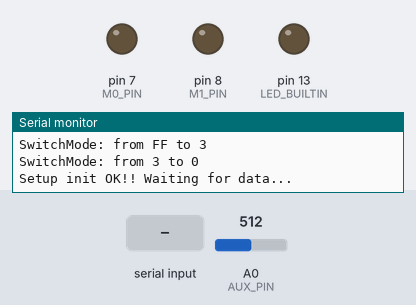
A sketch run on a simulated Arduino Uno, built with avr-gcc and run on an emulated ATmega328P. Shown: output pins drawn as LEDs (lit = HIGH), the last lines printed to the serial monitor. Inputs (shaded band) come from the test bench; at power-on: A0 (AUX_PIN) = 512.

Above: at 3.7 s.
3.8 s: "[" received over the second serial link
5.3 s: "]" received over the second serial link
At 5.9 s:
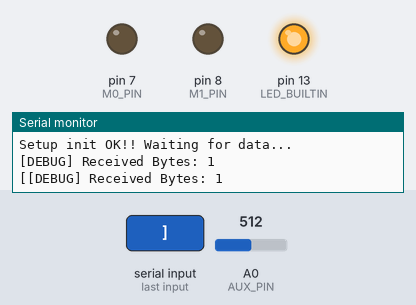
6.8 s: "1" received over the second serial link
At 8.0 s:
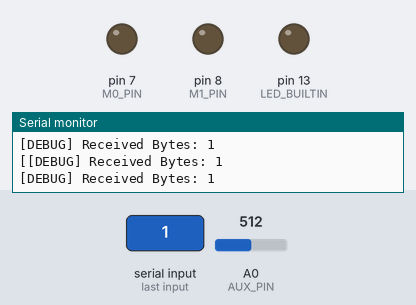
8.3 s: "0" received over the second serial link
At 9.4 s:
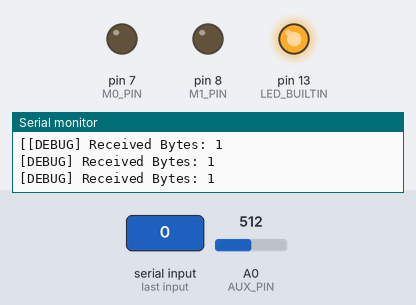
Timing chart, 0 to 10.8 s (numbered marks = the images above; inputs shaded):
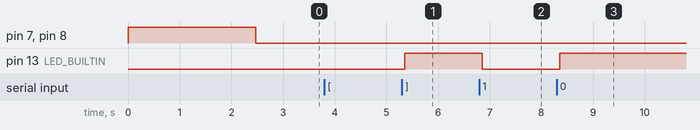

Measured:
- after the input at 5.3 s, pin 13 (LED_BUILTIN): LOW → HIGH after 0.05 s
- after the input at 6.8 s, pin 13 (LED_BUILTIN): HIGH → LOW after 0.05 s
- after the input at 8.3 s, pin 13 (LED_BUILTIN): LOW → HIGH after 0.05 s

The sketch:

receiver.ino
```cpp
/**
 * E32-TTL-100 Transceiver Interface - RECEIVER
 * Receives JSON telemetry and prints to Serial for Python Bridge
 */
#include "E32-TTL-100.h"
#include <SoftwareSerial.h>

// Enable this for RECEIVER mode
#define Device_A

#define M0_PIN 7
#define M1_PIN 8
#define AUX_PIN A0
#define SOFT_RX 10
#define SOFT_TX 11

SoftwareSerial softSerial(SOFT_RX, SOFT_TX);

//=== AUX ===========================================+
bool AUX_HL;
bool ReadAUX() {
  int val = analogRead(AUX_PIN);
  if (val < 50) {
    AUX_HL = LOW;
  } else {
    AUX_HL = HIGH;
  }
  return AUX_HL;
}

RET_STATUS WaitAUX_H() {
  RET_STATUS STATUS = RET_SUCCESS;
  uint8_t cnt = 0;

  while ((ReadAUX() == LOW) && (cnt++ < TIME_OUT_CNT)) {
    Serial.print(".");
    delay(100);
  }

  if (cnt >= TIME_OUT_CNT) {
    STATUS = RET_TIMEOUT;
    Serial.println(" TimeOut");
  }

  return STATUS;
}
//=== AUX ===========================================-

//=== Mode Select ===================================+
bool chkModeSame(MODE_TYPE mode) {
  static MODE_TYPE pre_mode = MODE_INIT;

  if (pre_mode == mode) {
    return true;
  } else {
    Serial.print("SwitchMode: from ");
    Serial.print(pre_mode, HEX);
    Serial.print(" to ");
    Serial.println(mode, HEX);
    pre_mode = mode;
    return false;
  }
}
void SwitchMode(MODE_TYPE mode) {
  if (!chkModeSame(mode)) {
    WaitAUX_H();

    if (mode == MODE_0_NORMAL) {
      digitalWrite(M0_PIN, LOW);
      digitalWrite(M1_PIN, LOW);
    } else if (mode == MODE_3_SLEEP) {
      digitalWrite(M0_PIN, HIGH);
      digitalWrite(M1_PIN, HIGH);
    }

    delay(50);
    WaitAUX_H();
  }
}
//=== Mode Select ===================================-

//=== Basic cmd =====================================+
void cleanUARTBuf() {
  while (softSerial.available()) {
    softSerial.read();
  }
}

void triple_cmd(SLEEP_MODE_CMD_TYPE Tcmd) {
  uint8_t CMD[3] = {Tcmd, Tcmd, Tcmd};
  softSerial.write(CMD, 3);
  delay(50);
}

RET_STATUS Module_info(uint8_t *pReadbuf, uint8_t buf_len) {
  RET_STATUS STATUS = RET_SUCCESS;
  uint8_t Readcnt, idx;

  Readcnt = softSerial.available();
  if (Readcnt == buf_len) {
    for (idx = 0; idx < buf_len; idx++) {
      *(pReadbuf + idx) = softSerial.read();
    }
  } else {
    STATUS = RET_DATA_SIZE_NOT_MATCH;
    cleanUARTBuf();
  }

  return STATUS;
}
//=== Basic cmd =====================================-

//=== Sleep mode cmd ================================+
RET_STATUS Write_CFG_PDS(struct CFGstruct *pCFG) {
  softSerial.write((uint8_t *)pCFG, 6);
  WaitAUX_H();
  delay(1200);
  return RET_SUCCESS;
}

RET_STATUS Read_CFG(struct CFGstruct *pCFG) {
  RET_STATUS STATUS = RET_SUCCESS;

  cleanUARTBuf();
  triple_cmd(R_CFG);

  STATUS = Module_info((uint8_t *)pCFG, sizeof(CFGstruct));
  if (STATUS == RET_SUCCESS) {
    Serial.print("  HEAD:     ");
    Serial.println(pCFG->HEAD, HEX);
    Serial.print("  ADDH:     ");
    Serial.println(pCFG->ADDH, HEX);
    Serial.print("  ADDL:     ");
    Serial.println(pCFG->ADDL, HEX);
    Serial.print("  CHAN:     ");
    Serial.println(pCFG->CHAN, HEX);
  }

  return STATUS;
}

RET_STATUS Read_module_version(struct MVerstruct *MVer) {
  RET_STATUS STATUS = RET_SUCCESS;

  cleanUARTBuf();
  triple_cmd(R_MODULE_VERSION);

  STATUS = Module_info((uint8_t *)MVer, sizeof(MVerstruct));
  if (STATUS == RET_SUCCESS) {
    Serial.print("  HEAD:     0x");
    Serial.println(MVer->HEAD, HEX);
    Serial.print("  Model:    0x");
    Serial.println(MVer->Model, HEX);
    Serial.print("  Version:  0x");
    Serial.println(MVer->Version, HEX);
    Serial.print("  features: 0x");
    Serial.println(MVer->features, HEX);
  }

  return RET_SUCCESS;
}

void Reset_module() {
  triple_cmd(W_RESET_MODULE);
  WaitAUX_H();
  delay(1000);
}

RET_STATUS SleepModeCmd(uint8_t CMD, void *pBuff) {
  RET_STATUS STATUS = RET_SUCCESS;

  WaitAUX_H();
  SwitchMode(MODE_3_SLEEP);

  switch (CMD) {
  case W_CFG_PWR_DWN_SAVE:
    STATUS = Write_CFG_PDS((struct CFGstruct *)pBuff);
    break;
  case R_CFG:
    STATUS = Read_CFG((struct CFGstruct *)pBuff);
    break;
  case W_CFG_PWR_DWN_LOSE:
    break;
  case R_MODULE_VERSION:
    Read_module_version((struct MVerstruct *)pBuff);
    break;
  case W_RESET_MODULE:
    Reset_module();
    break;
  default:
    return RET_INVALID_PARAM;
  }

  WaitAUX_H();
  return STATUS;
}
//=== Sleep mode cmd ================================-

RET_STATUS SettingModule(struct CFGstruct *pCFG) {
  RET_STATUS STATUS = RET_SUCCESS;

#ifdef Device_A
  pCFG->ADDH = DEVICE_A_ADDR_H;
  pCFG->ADDL = DEVICE_A_ADDR_L;
#else
  pCFG->ADDH = DEVICE_B_ADDR_H;
  pCFG->ADDL = DEVICE_B_ADDR_L;
#endif

  pCFG->OPTION_bits.trsm_mode = TRSM_FP_MODE;
  pCFG->OPTION_bits.tsmt_pwr = TSMT_PWR_10DB;

  STATUS = SleepModeCmd(W_CFG_PWR_DWN_SAVE, (void *)pCFG);
  SleepModeCmd(W_RESET_MODULE, NULL);
  STATUS = SleepModeCmd(R_CFG, (void *)pCFG);

  return STATUS;
}

RET_STATUS ReceiveMsg(uint8_t *pdatabuf, uint8_t *data_len) {
  SwitchMode(MODE_0_NORMAL);

  // 1. Check if there's at least one byte starting to arrive
  if (softSerial.available() > 0) {
    // 2. WAIT for the module to finish receiving the full packet
    // While AUX is LOW, the module is still busy receiving/processing
    uint32_t startTime = millis();
    while (ReadAUX() == LOW && (millis() - startTime < 1000)) {
      // Wait for AUX to go HIGH (with a 1s safety timeout)
    }

    // 3. Small "settle" delay.
    // At 9600 baud, 1 byte ~= 1ms. 60 bytes ~= 60ms.
    // If AUX goes high "after" transmission, we might still want a buffer.
    // Increasing delay to allow full buffer fill if AUX is slightly early or
    // jittery.
    delay(50);

    // 4. Now read everything available
    uint8_t idx = 0;
    while (softSerial.available() && idx < 100) {
      pdatabuf[idx++] = softSerial.read();
      // Safety: allow next byte to arrive if buffer is emptying fast
      if (!softSerial.available())
        delay(2);
    }
    *data_len = idx;

    Serial.print("[DEBUG] Received Bytes: ");
    Serial.println(*data_len);

    // --- IMPORTANT: PRINT RAW MESSAGE FOR PYTHON BRIDGE ---
    // The Python bridge looks for the JSON string
    // Filter to only print the JSON part (starts with '{' and ends with '}')

    char *msg = (char *)pdatabuf;

    // Simple filter: print characters if they are printable
    // Or better, just print the string assuming null termination if possible?
    // We'll manual print to be safe.

    bool jsonStarted = false;
    for (uint8_t i = 0; i < *data_len; i++) {
      if (pdatabuf[i] == '[')
        jsonStarted = true;

      if (jsonStarted) {
        Serial.write(pdatabuf[i]);
        if (pdatabuf[i] == ']') {
          jsonStarted = false;
          Serial.println(); // Newline at end of JSON
        }
      }
    }
    // -----------------------------------------------------

    return RET_SUCCESS;
  }

  return RET_NOT_IMPLEMENT;
}

void setup() {
  RET_STATUS STATUS = RET_SUCCESS;
  struct CFGstruct CFG;
  struct MVerstruct MVer;

  pinMode(M0_PIN, OUTPUT);
  pinMode(M1_PIN, OUTPUT);
  pinMode(AUX_PIN, INPUT);
  pinMode(LED_BUILTIN, OUTPUT);

  softSerial.begin(9600);
  Serial.begin(9600);
  Serial.println("[RECEIVER - Device A]");

  STATUS = SleepModeCmd(R_CFG, (void *)&CFG);
  STATUS = SettingModule(&CFG);
  STATUS = SleepModeCmd(R_MODULE_VERSION, (void *)&MVer);

  SwitchMode(MODE_0_NORMAL);
  WaitAUX_H();
  delay(10);

  if (STATUS == RET_SUCCESS)
    Serial.println("Setup init OK!! Waiting for data...");
}

void blinkLED() {
  static bool LedStatus = LOW;
  digitalWrite(LED_BUILTIN, LedStatus);
  LedStatus = !LedStatus;
}

void loop() {
  uint8_t data_buf[100], data_len;

  // RECEIVER mode
  if (ReceiveMsg(data_buf, &data_len) == RET_SUCCESS) {
    blinkLED();
  }
}
```

E32-TTL-100.h
```cpp
/**
 * E32-TTL-100 Transceiver Interface
 *
 * @author Bob Chen (bob-0505@gotmail.com)
 * @date 1 November 2017
 * https://github.com/Bob0505/E32-TTL-100
 */
#ifndef E32 - TTL - 100_H_
#define E32 -TTL - 100_H_

#include <stdint.h>

typedef enum {
  RET_SUCCESS = 0,
  RET_ERROR_UNKNOWN, /* something shouldn't happened */
  RET_NOT_SUPPORT,
  RET_NOT_IMPLEMENT,
  RET_NOT_INITIAL,
  RET_INVALID_PARAM,
  RET_DATA_SIZE_NOT_MATCH,
  RET_BUF_TOO_SMALL,
  RET_TIMEOUT,
  RET_HW_ERROR,
} RET_STATUS;

enum MODE_TYPE {
  MODE_0_NORMAL = 0,
  MODE_1_WAKE_UP,
  MODE_2_POWER_SAVIN,
  MODE_3_SLEEP,
  MODE_INIT = 0xFF
};

// SPED+
enum SLEEP_MODE_CMD_TYPE {
  W_CFG_PWR_DWN_SAVE = 0xC0,
  R_CFG = 0xC1,
  W_CFG_PWR_DWN_LOSE = 0xC2,
  R_MODULE_VERSION = 0xC3,
  W_RESET_MODULE = 0xC4
};

enum UART_FORMAT_TYPE {
  UART_FORMAT_8N1 = 0x00, /*no   parity bit one stop*/
  UART_FORMAT_8O1 = 0x01, /*odd  parity bit one stop*/
  UART_FORMAT_8E1 = 0x02  /*even parity bitone stop*/
};

enum UART_BPS_TYPE {
  UART_BPS_1200 = 0x00,
  UART_BPS_9600 = 0x03,
  UART_BPS_115200 = 0x07
};

enum AIR_BPS_TYPE {
  AIR_BPS_300 = 0x00,
  AIR_BPS_2400 = 0x02,
  AIR_BPS_19200 = 0x05
};
// SPED-

// 410~441MHz : 410M + CHAN*1M
enum AIR_CHAN_TYPE {
  AIR_CHAN_410M = 0x00,
  AIR_CHAN_433M = 0x17,
  AIR_CHAN_441M = 0x1F
};

// OPTION+
#define TRSM_TT_MODE 0x00 /*Transparent Transmission*/
#define TRSM_FP_MODE 0x01 /*Fixed-point transmission mode*/

#define OD_DRIVE_MODE 0x00
#define PP_DRIVE_MODE 0x01

enum WEAK_UP_TIME_TYPE {
  WEAK_UP_TIME_250 = 0x00,
  WEAK_UP_TIME_1000 = 0x03,
  WEAK_UP_TIME_2000 = 0x07
};

#define DISABLE_FEC 0x00
#define ENABLE_FEC 0x01

// Transmit power
enum TSMT_PWR_TYPE {
  TSMT_PWR_20DB = 0x00,
  TSMT_PWR_17DB = 0x01,
  TSMT_PWR_14DB = 0x02,
  TSMT_PWR_10DB = 0x03
};
// OPTION-

#pragma pack(push, 1)
struct SPEDstruct {
  uint8_t air_bps : 3;  // bit 0-2
  uint8_t uart_bps : 3; // bit 3-5
  uint8_t uart_fmt : 2; // bit 6-7
};

struct OPTIONstruct {
  uint8_t tsmt_pwr : 2;    // bit 0-1
  uint8_t enFWC : 1;       // bit 2
  uint8_t wakeup_time : 3; // bit 3-5
  uint8_t drive_mode : 1;  // bit 6
  uint8_t trsm_mode : 1;   // bit 7
};

struct CFGstruct {
  uint8_t HEAD;
  uint8_t ADDH;
  uint8_t ADDL;
  struct SPEDstruct SPED_bits;
  uint8_t CHAN;
  struct OPTIONstruct OPTION_bits;
};

struct MVerstruct {
  uint8_t HEAD;
  uint8_t Model;
  uint8_t Version;
  uint8_t features;
};
#pragma pack(pop)

#define TIME_OUT_CNT 100
#define MAX_TX_SIZE 58

#define DEVICE_A_ADDR_H 0x05
#define DEVICE_A_ADDR_L 0x01
#define DEVICE_B_ADDR_H 0x05
#define DEVICE_B_ADDR_L 0x02

#endif /* E32-TTL-100_H_ */
```
